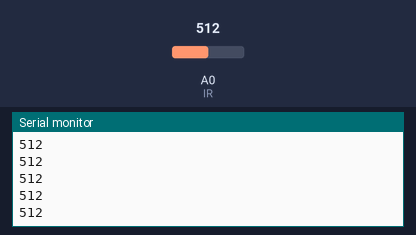
This sketch was run on a simulated Arduino Uno, built with avr-gcc and run on an emulated ATmega328P. Shown: the last lines printed to the serial monitor. The inputs (shaded band) are chosen by the test bench; at power-on: A0 (IR) = 512.

Above: at 1.2 s.
1.3 s: A0 (IR) set to 716
At 1.31 s:
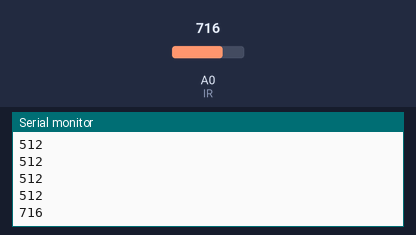
2.8 s: A0 (IR) set to 900
At 2.81 s:
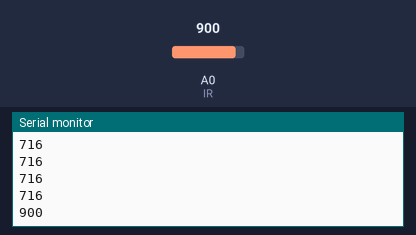
Timing chart, 0 to 5.8 s (numbered marks = the images above; inputs shaded):
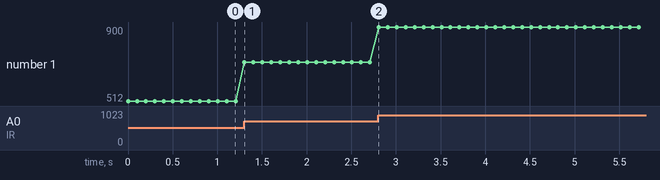

Measured:
- after the input at 1.3 s, the serial monitor: prints a new line at once (image 1)
- after the input at 2.8 s, the serial monitor: prints a new line at once (image 2)
- plotted number 1: 512 → 716 after the input at 1.3 s, 716 → 900 after the input at 2.8 s

The sketch:

test_ir.ino
```cpp
const int IR = 0;

void setup() {
  // put your setup code here, to run once:
  Serial.begin(9600);
}

void loop() {
  // put your main code here, to run repeatedly:
  Serial.println(analogRead(IR));
  delay(100);
}
```
